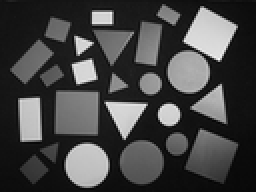
%> input picture compresionSinPerdidas/images/FigurasGeometricasDiferentes.png, 128 x 96 px, shrunk from 512 x 384 before the run (shown 2 times larger)
$ octave compresionhuffman2.m   (GNU Octave 9; MATLAB toolbox functions it lacks are replaced by stand-ins)
%> lines starting %> are read from the running program, lines starting %| are printed output that depends on the picture; in (x1, y1, x2, y2) boxes, pixels count from 0 and x2, y2 are one past the last pixel; in counts of white or black regions, pixels touching at a corner belong together; the program's own positions count from 1
clear all
im1= imread('images/FigurasGeometricasDiferentes.png'); %FigurasGeometricasGrandes.png ImagenFlorAgapanto.png
%> im1 is the input picture: size 96x128 uint8; min 5, max 251, mean 68.5
figure, imshow(im1,[]);
mi= min(min(im1));
%> mi = 5
ma= max(max(im1));
%> ma = 251

[f,c]=size(im1);
%> f = 96; c = 128

h(1:(ma+1)) = 0;

for i=1:f
       for j=1:c
           k = im1(i,j);
           h(k+1) = h(k+1)+1;
       end
end
%> after the loop, h = 252 values, max 476 at index 21, min 0 at index 1, mean 48.76
figure, plot(h);
%> after `plot(h)`:
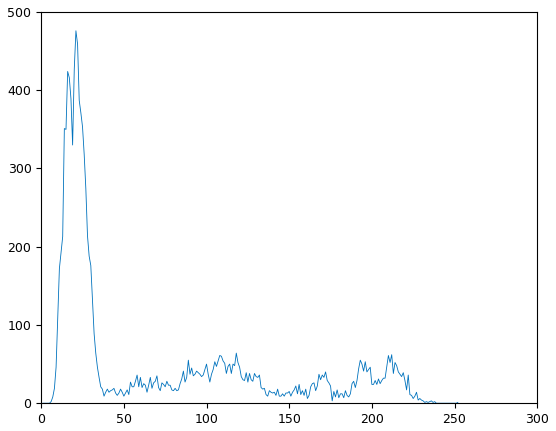
%> figure redrawn from the program's plot data; curve peaks at x = 21, y = 476
vmax= max(h((mi+1):(ma+1)));
%> vmax = 476
valfmax= find(h==vmax);
%> valfmax = 21
hcopia= h;
%> hcopia has the same summary as h

for i=1:(ma+1)
   D(i)= 0;
end
%> after the loop, D = 252 values from 0 to 0
p= 1;
while vmax>0

  valfmaxd= valfmax(1);

  D(valfmaxd)= p;
  h(valfmaxd)= 0;
  p= p+1;
  vmax= max(h((mi+1):(ma+1)));
  valfmax= find(h==vmax);
end
%> this loop made 234 passes
%> (valfmaxd, vmax, valfmax) on passes 1 to 3: (21, 459, 22), (22, 427, 20), (20, 424, 16)
%> after the loop, D = 252 values, max 234 at index 252, min 0 at index 1, mean 109.1; h = 252 values from 0 to 0; p = 235


for i=1:f
       for j=1:c
           k = im1(i,j);
           improb(i,j)= D(k+1);
       end
end
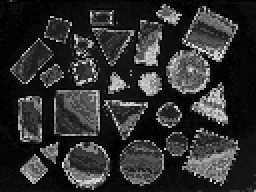
%> improb: size 96x128 double (shown 2 times larger); min 1, max 234, mean 47.1

map= max(max(improb));
%> map = 234
hp(1:(map)) = 0;

for i=1:f
       for j=1:c
           k = improb(i,j);
           hp(k) = hp(k)+1;
       end
end
%> after the loop, hp = 234 values, max 476 at index 1, min 1 at index 231, mean 52.51
figure, plot(hp);
%> after `plot(hp)`:
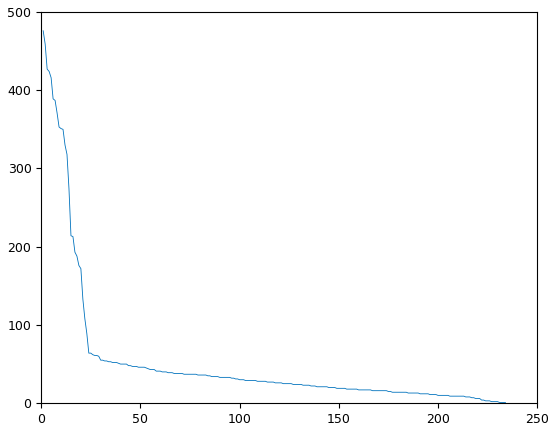
%> figure redrawn from the program's plot data; curve peaks at x = 1, y = 476
thpx= size(hp);
%> thpx = [1 234]
thp= thpx(2);
%> thp = 234
tablax(1,(1:thp))= hp/sum(hp);
tablax2((1:(thp-2)),(1:thp))= 0;
%> tablax2: size 232x234 double; every value is 0
r= 1;
 for i=2:(thp-1);
    tablax(i,(1:thp))= tablax((i-1),(1:thp));

    tablax(i,(thp+1-i))= (tablax((i-1),(thp+2-i)))+(tablax((i-1),(thp+1-i)));
    tablax(i,(thp+2-i))= 0;

    [tablax(i,(1:thp)),tablaxI(i,(1:thp))]= sort(tablax(i,(1:thp)),'descend');
    estado= 0;
    for j=1:(thp-1)
       a= tablaxI(i,j);
       b= tablaxI(i,(j+1));
       if (((b-a)>=2))&&(estado==0)
           ps= j+1;
           estado= 1;
       end
       if (((a-b)>=1))&&(estado==0)
           ps= j;
           estado= 1;
       end
       if (estado==0)&&(j==(thp-1))
          ps = thp+1-i;
       end
    end
    tablax2((i-1),(thp+1-i))= ps;
    tablax2((i-1),(thp+2-i))= ps;
 end
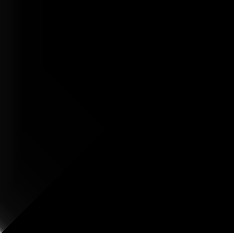
%> tablax: size 233x234 double; min 0, max 0.569, mean 0.00427
%> tablax2: size 232x234 double; min 0, max 232, mean 0.4
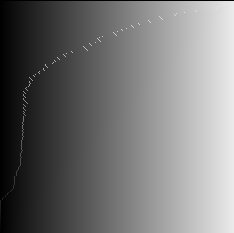
%> tablaxI: size 233x234 double; min 0, max 234, mean 117
%> after the loop, ps = 1

 tablax3((1:(thp-1)),(1:thp))= 0;
%> tablax3: size 233x234 double; every value is 0
 tablax3((thp-1),1)= 1;
%> tablax3: size 233x234 double; values 0 (black) and 1 (white), 0% white in thin lines or dots, all inside (x1, y1, x2, y2) = (0, 232, 1, 233)
 tablax3((thp-1),2)= 8;
%> tablax3: size 233x234 double; min 0, max 8, mean 0.000165
 for i=0:(thp-3)

    estado= 0;
    ps= 0;
    for j=1:(thp-1)
       a= tablaxI((thp-1-i),j);
       b= tablaxI((thp-1-i),(j+1));
       if (((b-a)>=2))&&(estado==0)
           ps= j+1;
           estado= 1;
       end
       if (((a-b)>=1))&&(estado==0)
           ps= j;
           estado= 1;
       end
       if (estado==0)&&(j==(thp-1))
          ps = thp+1-i;
       end
    end
    tablax3((thp-2-i),(1:ps))= tablax3((thp-1-i),(1:ps));
    tablax3((thp-2-i),(ps:i+1))= tablax3((thp-1-i),((ps+1):i+2));

    a= tablax2((thp-2-i),(i+2));
    COD= tablax3((thp-1-i),a);
    tablax3((thp-2-i),(i+2))= (COD*10)+1;
    tablax3((thp-2-i),(i+3))= (COD*10)+8;

 end
%> this loop made 232 passes
%> (a, COD) on passes 1 to 3: (1, 1), (1, 8), (1, 11)

 veccodif= tablax3(1,(1:thp));
%> veccodif = 234 values, max 1.11e+13 at index 232, min 11188 at index 1, mean 2.25e+11
for i=1:thp
    nx(i)= numel(find(veccodif==tablax3(1,i)));
end
%> after the loop, nx = 234 values from 1 to 2
pos= 1;
for i=1:f
       for j=1:c
           k = improb(i,j);
           vecimg(pos)= veccodif(k);
           pos= pos+1;
       end
end
%> after the loop, pos = 12289

[t,z]= size(vecimg);
%> t = 1; z = 12288


for i=1:z
    u= vecimg(1,i);
    ustr= num2str(u);
    vecimg(2,i)= length(ustr);
end
%> this loop made 12288 passes
%> (u, ustr) on passes 1 to 3: (11811, '11811'), (18881, '18881'), (11188, '11188')
tamanobits= sum(vecimg(2,(1:z)));
%> tamanobits = 83887
tamanobits
%> tamanobits = 83887
